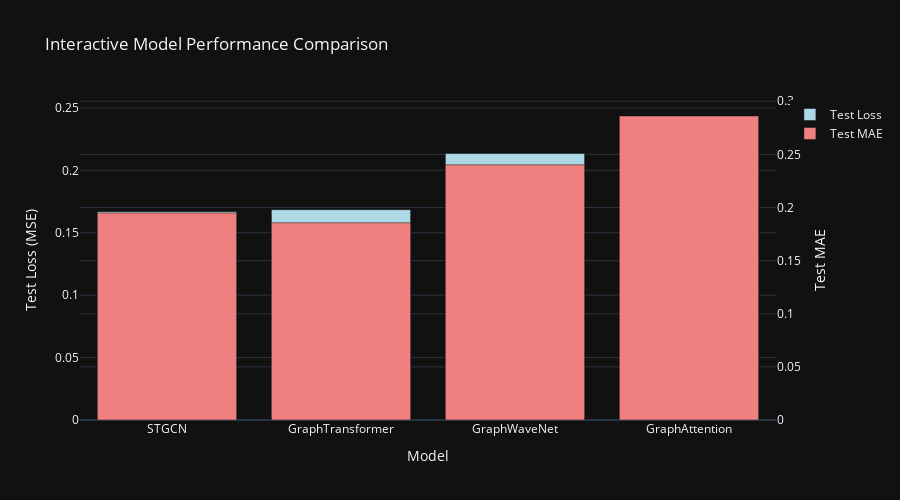

Notebook code cell kept with this figure:
### Markdown cell above
## 9. Model Performance Vergleich

### Code cell
def compare_model_performance():
    """Compare final performance of all models"""
    if not available_models:
        print("No model data available for comparison")
        print("Run 'traffic_pred_gnn.ipynb' first to train models")
        return None
    
    # Extract performance data
    model_performance = []
    
    for model_name, info in available_models.items():
        if info['history']:
            model_performance.append({
                'Model': model_name,
                'Test Loss': info['history']['test_loss'],
                'Test MAE': info['history']['test_mae']
            })
    
    if not model_performance:
        print("No performance data available")
        print("Models exist but don't have performance history")
        return None
    
    # Create DataFrame
    performance_df = pd.DataFrame(model_performance)
    performance_df = performance_df.sort_values('Test Loss')
    
    # Create comparison visualization
    fig, axes = plt.subplots(1, 2, figsize=(15, 6))
    fig.suptitle('Model Performance Comparison', fontsize=16, fontweight='bold')
    
    # Test Loss comparison
    bars1 = axes[0].bar(performance_df['Model'], performance_df['Test Loss'], 
                       alpha=0.8, color='lightblue', edgecolor='navy')
    axes[0].set_title('Test MSE Loss Comparison', fontsize=14, fontweight='bold')
    axes[0].set_ylabel('MSE Loss', fontsize=12)
    axes[0].tick_params(axis='x', rotation=45)
    axes[0].grid(True, alpha=0.3)
    
    # Add value labels on bars
    for bar, value in zip(bars1, performance_df['Test Loss']):
        axes[0].text(bar.get_x() + bar.get_width()/2, bar.get_height() + 0.001, 
                    f'{value:.4f}', ha='center', va='bottom', fontweight='bold')
    
    # Test MAE comparison
    bars2 = axes[1].bar(performance_df['Model'], performance_df['Test MAE'], 
                       alpha=0.8, color='lightcoral', edgecolor='darkred')
    axes[1].set_title('Test MAE Comparison', fontsize=14, fontweight='bold')
    axes[1].set_ylabel('MAE', fontsize=12)
    axes[1].tick_params(axis='x', rotation=45)
    axes[1].grid(True, alpha=0.3)
    
    # Add value labels on bars
    for bar, value in zip(bars2, performance_df['Test MAE']):
        axes[1].text(bar.get_x() + bar.get_width()/2, bar.get_height() + 0.01, 
                    f'{value:.4f}', ha='center', va='bottom', fontweight='bold')
    
    plt.tight_layout()
    plt.show()
    
    # Create interactive comparison
    fig_interactive = go.Figure()
    
    fig_interactive.add_trace(go.Bar(
        x=performance_df['Model'],
        y=performance_df['Test Loss'],
        name='Test Loss',
        marker_color='lightblue',
        yaxis='y'
    ))
    
    fig_interactive.add_trace(go.Bar(
        x=performance_df['Model'],
        y=performance_df['Test MAE'],
        name='Test MAE',
        marker_color='lightcoral',
        yaxis='y2'
    ))
    
    fig_interactive.update_layout(
        title='Interactive Model Performance Comparison',
        xaxis_title='Model',
        yaxis=dict(title='Test Loss (MSE)', side='left'),
        yaxis2=dict(title='Test MAE', side='right', overlaying='y'),
        barmode='group',
        height=500
    )
    
    fig_interactive.show()
    
    # Print ranking
    print("\nMODEL PERFORMANCE RANKING:")
    print("="*50)
    for i, (_, row) in enumerate(performance_df.iterrows(), 1):
        medal = "1st" if i == 1 else "2nd" if i == 2 else "3rd" if i == 3 else f"{i}th"
        print(f"{medal} {row['Model']:20s} - Loss: {row['Test Loss']:.4f}, MAE: {row['Test MAE']:.4f}")
    
    return performance_df

performance_comparison = compare_model_performance()

### Figure 1 — Plotly figure (JSON) as saved in the notebook; plotly's stock layout.template omitted (floating-point values rounded to 4 significant figures)
{"data": [{"marker": {"color": "lightblue"}, "name": "Test Loss", "x": ["STGCN", "GraphTransformer", "GraphWaveNet", "GraphAttention"], "y": [0.1669, 0.1685, 0.2134, 0.2435], "yaxis": "y", "type": "bar"}, {"marker": {"color": "lightcoral"}, "name": "Test MAE", "x": ["STGCN", "GraphTransformer", "GraphWaveNet", "GraphAttention"], "y": [0.1949, 0.1857, 0.2402, 0.2861], "yaxis": "y2", "type": "bar"}], "layout": {"yaxis": {"title": {"text": "Test Loss (MSE)"}, "side": "left"}, "yaxis2": {"title": {"text": "Test MAE"}, "side": "right", "overlaying": "y"}, "title": {"text": "Interactive Model Performance Comparison"}, "xaxis": {"title": {"text": "Model"}}, "barmode": "group", "height": 500}}
